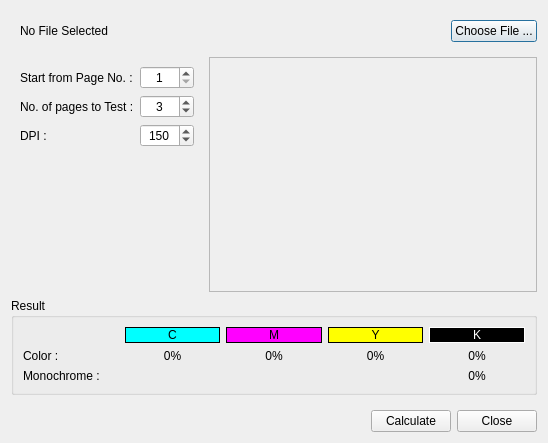
<?xml version="1.0" encoding="UTF-8"?>
<ui version="4.0">
 <class>MainWindow</class>
 <widget class="QDialog" name="MainWindow">
  <property name="geometry">
   <rect>
    <x>0</x>
    <y>0</y>
    <width>548</width>
    <height>443</height>
   </rect>
  </property>
  <property name="windowTitle">
   <string>Ink Coverage Calculator</string>
  </property>
  <layout class="QGridLayout" name="gridLayout">
   <item row="2" column="1">
    <widget class="QScrollArea" name="scrollArea">
     <property name="widgetResizable">
      <bool>true</bool>
     </property>
     <widget class="QWidget" name="scrollAreaWidgetContents">
      <property name="geometry">
       <rect>
        <x>0</x>
        <y>0</y>
        <width>294</width>
        <height>216</height>
       </rect>
      </property>
      <layout class="QVBoxLayout" name="verticalLayout">
       <property name="spacing">
        <number>0</number>
       </property>
       <property name="margin">
        <number>0</number>
       </property>
      </layout>
     </widget>
    </widget>
   </item>
   <item row="0" column="0" colspan="2">
    <widget class="QWidget" name="widget_3" native="true">
     <layout class="QHBoxLayout" name="horizontalLayout_6" stretch="1,0">
      <property name="rightMargin">
       <number>0</number>
      </property>
      <item>
       <widget class="QLabel" name="filenameLabel">
        <property name="text">
         <string>No File Selected</string>
        </property>
       </widget>
      </item>
      <item>
       <widget class="QPushButton" name="chooseFileBtn">
        <property name="text">
         <string>Choose File ...</string>
        </property>
       </widget>
      </item>
     </layout>
    </widget>
   </item>
   <item row="5" column="0" colspan="2">
    <widget class="QWidget" name="widget_2" native="true">
     <layout class="QHBoxLayout" name="horizontalLayout_5" stretch="0,0,0">
      <property name="rightMargin">
       <number>0</number>
      </property>
      <property name="bottomMargin">
       <number>0</number>
      </property>
      <item>
       <widget class="QLabel" name="statusbar">
        <property name="sizePolicy">
         <sizepolicy hsizetype="MinimumExpanding" vsizetype="Preferred">
          <horstretch>0</horstretch>
          <verstretch>0</verstretch>
         </sizepolicy>
        </property>
       </widget>
      </item>
      <item>
       <widget class="QPushButton" name="calculateBtn">
        <property name="text">
         <string>Calculate</string>
        </property>
       </widget>
      </item>
      <item>
       <widget class="QPushButton" name="closeBtn">
        <property name="text">
         <string>Close</string>
        </property>
       </widget>
      </item>
     </layout>
    </widget>
   </item>
   <item row="2" column="0">
    <widget class="QWidget" name="widget" native="true">
     <layout class="QGridLayout" name="gridLayout_2">
      <item row="0" column="0">
       <widget class="QLabel" name="label_5">
        <property name="text">
         <string>Start from Page No. :</string>
        </property>
       </widget>
      </item>
      <item row="2" column="1">
       <widget class="QSpinBox" name="dpiBox">
        <property name="alignment">
         <set>Qt::AlignCenter</set>
        </property>
        <property name="minimum">
         <number>100</number>
        </property>
        <property name="maximum">
         <number>300</number>
        </property>
        <property name="singleStep">
         <number>25</number>
        </property>
        <property name="value">
         <number>150</number>
        </property>
       </widget>
      </item>
      <item row="2" column="0">
       <widget class="QLabel" name="label_3">
        <property name="text">
         <string>DPI :</string>
        </property>
       </widget>
      </item>
      <item row="3" column="0">
       <spacer name="verticalSpacer">
        <property name="orientation">
         <enum>Qt::Vertical</enum>
        </property>
        <property name="sizeHint" stdset="0">
         <size>
          <width>20</width>
          <height>40</height>
         </size>
        </property>
       </spacer>
      </item>
      <item row="1" column="0">
       <widget class="QLabel" name="label_4">
        <property name="text">
         <string>No. of pages to Test :</string>
        </property>
       </widget>
      </item>
      <item row="1" column="1">
       <widget class="QSpinBox" name="pagesBox">
        <property name="alignment">
         <set>Qt::AlignCenter</set>
        </property>
        <property name="minimum">
         <number>1</number>
        </property>
        <property name="value">
         <number>3</number>
        </property>
       </widget>
      </item>
      <item row="0" column="1">
       <widget class="QSpinBox" name="pageNoBox">
        <property name="alignment">
         <set>Qt::AlignCenter</set>
        </property>
        <property name="minimum">
         <number>1</number>
        </property>
        <property name="maximum">
         <number>2000</number>
        </property>
       </widget>
      </item>
     </layout>
    </widget>
   </item>
   <item row="4" column="0" colspan="2">
    <widget class="QGroupBox" name="groupBox">
     <property name="title">
      <string>Result</string>
     </property>
     <layout class="QGridLayout" name="gridLayout_3">
      <item row="1" column="3">
       <widget class="QLabel" name="label_6">
        <property name="styleSheet">
         <string notr="true">background-color: rgb(255, 255, 0);</string>
        </property>
        <property name="frameShape">
         <enum>QFrame::Panel</enum>
        </property>
        <property name="text">
         <string>Y</string>
        </property>
        <property name="alignment">
         <set>Qt::AlignCenter</set>
        </property>
       </widget>
      </item>
      <item row="2" column="4">
       <widget class="QLabel" name="colorK">
        <property name="text">
         <string>0%</string>
        </property>
        <property name="alignment">
         <set>Qt::AlignCenter</set>
        </property>
       </widget>
      </item>
      <item row="1" column="2">
       <widget class="QLabel" name="label_9">
        <property name="styleSheet">
         <string notr="true">background-color: rgb(255, 0, 255);</string>
        </property>
        <property name="frameShape">
         <enum>QFrame::Panel</enum>
        </property>
        <property name="text">
         <string>M</string>
        </property>
        <property name="alignment">
         <set>Qt::AlignCenter</set>
        </property>
       </widget>
      </item>
      <item row="2" column="2">
       <widget class="QLabel" name="colorM">
        <property name="text">
         <string>0%</string>
        </property>
        <property name="alignment">
         <set>Qt::AlignCenter</set>
        </property>
       </widget>
      </item>
      <item row="2" column="3">
       <widget class="QLabel" name="colorY">
        <property name="text">
         <string>0%</string>
        </property>
        <property name="alignment">
         <set>Qt::AlignCenter</set>
        </property>
       </widget>
      </item>
      <item row="4" column="4">
       <widget class="QLabel" name="monoK">
        <property name="text">
         <string>0%</string>
        </property>
        <property name="alignment">
         <set>Qt::AlignCenter</set>
        </property>
       </widget>
      </item>
      <item row="2" column="1">
       <widget class="QLabel" name="colorC">
        <property name="text">
         <string>0%</string>
        </property>
        <property name="alignment">
         <set>Qt::AlignCenter</set>
        </property>
       </widget>
      </item>
      <item row="4" column="0">
       <widget class="QLabel" name="label_11">
        <property name="text">
         <string>Monochrome :</string>
        </property>
       </widget>
      </item>
      <item row="1" column="4">
       <widget class="QLabel" name="label_12">
        <property name="styleSheet">
         <string notr="true">color: rgb(255, 255, 255);
background-color: rgb(0, 0, 0);</string>
        </property>
        <property name="frameShape">
         <enum>QFrame::Panel</enum>
        </property>
        <property name="text">
         <string>K</string>
        </property>
        <property name="alignment">
         <set>Qt::AlignCenter</set>
        </property>
       </widget>
      </item>
      <item row="2" column="0">
       <widget class="QLabel" name="label_13">
        <property name="text">
         <string>Color :</string>
        </property>
       </widget>
      </item>
      <item row="1" column="1">
       <widget class="QLabel" name="label">
        <property name="styleSheet">
         <string notr="true">background-color: rgb(0, 255, 255);
</string>
        </property>
        <property name="frameShape">
         <enum>QFrame::Panel</enum>
        </property>
        <property name="text">
         <string>C</string>
        </property>
        <property name="alignment">
         <set>Qt::AlignCenter</set>
        </property>
       </widget>
      </item>
     </layout>
    </widget>
   </item>
  </layout>
 </widget>
 <resources/>
 <connections/>
</ui>
